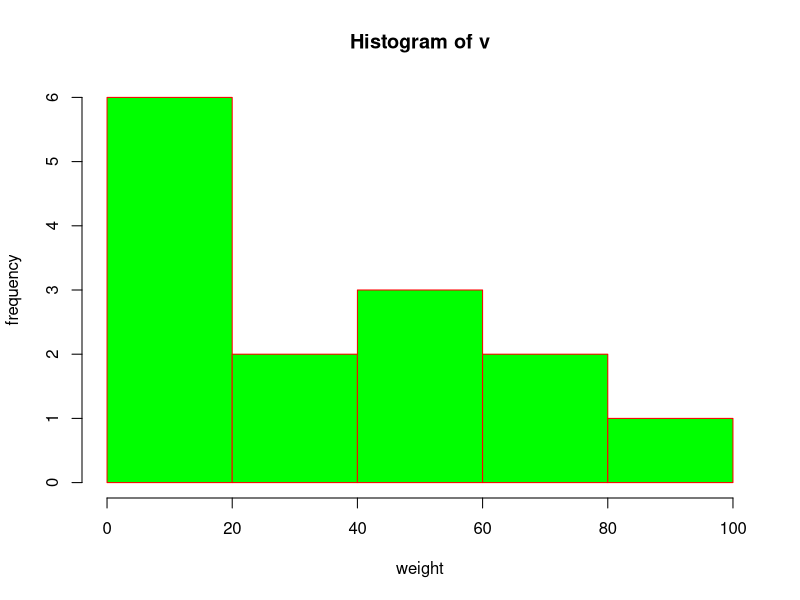
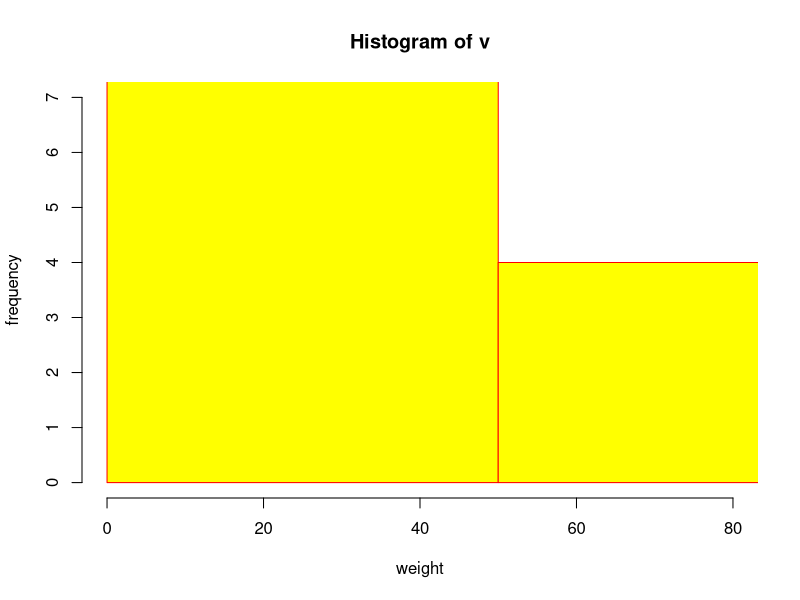

These charts were generated, in order, by the following R code:
# R Histogram
# A histogram is a type of bar chart which shows the frequecy of
#the number of values which are compared with a set of values ranges.
#The histogram is used for the distribution, whereas a ber chart is
#used for comparing different entities. In the histogram,
#each bar represents the height of the number if values present
# in the given range.

#for creating a histogram , R provides hist() function

#hist(v, main , xlab, ylab, xlim , ylim, breaks,col,border)
#1. "v"  it is  a vector that contains nueric values.
#2. "main" it indicates the title of the chart.
#3. "col" it is used to set the color of the ber.
#4. "border" it is used to et the border color of the bar
#5. "xlab" it is used to describe the  x-axis.
#6. "ylab" it is used to describe the y-axis.
#7. "xlim" it is used to specify the range of values on the x-axis.
#8. "ylim" it is used to specify the range of values on the y-axis.
#9. "breaks" it is used to mention the width of each bar.

 v<- c(12,23,4,5,45, 56,67,23,3,7,49,89,10,77)
 hist(v, xlab="weight", ylab="frequency", col= "green", border ="red")
 
 # how is this histogram created:
 #histogram shows how many values fall into each range(called bins).
 
 #what is bin?
 # bin is just a range of values
 #for example: 0-10 , 10-20 , 20-30 , and so on.
 
# histrogram counts how many values fall into  each bin and represents that count with a vertical bar.
 #for example: in our vector there total 6 values in range
 #of 0-20 , so the vertical bar is at 6.
 
 # use of xlim and ylim parameter:
 
 hist(v, xlab="weight", ylab="frequency", col= "yellow", border ="red",
      xlim=c(0, 80) , ylim = c(0,7) , breaks = 3)
 
